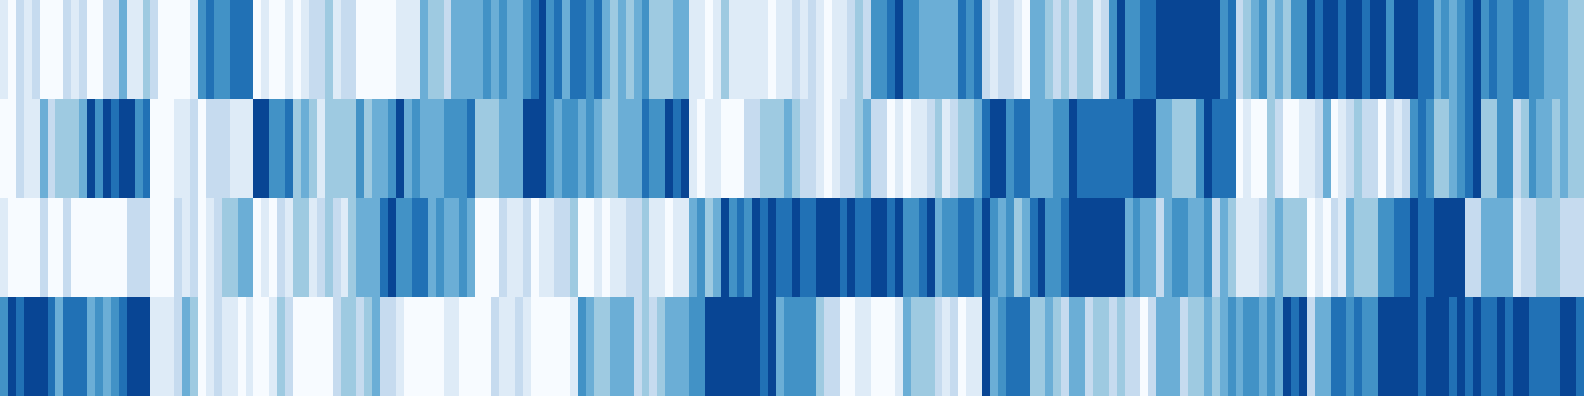

The script that saved this image:
library("RColorBrewer")

#generate random values in a matrix
data <- matrix(runif(800, min = 0, max = 100), nrow = 200, ncol = 4)

#generate a heatmap, get the clustering data from it and sort data
heatorder <- heatmap(data)
heatorder_row <- heatorder$rowInd
heatorder_col <- heatorder$colInd
data <- data[heatorder_row,heatorder_col]

#get heatmap image without axes, ... surrounding the plot
#run this until you're happy with the outcome
png("heatmap.png", width = 1584, height = 396, units = "px", type = "cairo")
par(mar = c(0,0,0,0))
image(data, col = brewer.pal(8, "Blues"))
dev.off()

#add "transparency" gradient to image turning the left side white. Linear gradient
#stupidly slow but you only have to run it once
#around two minutes...
img <- readPNG("heatmap.png")

for(y in 1:y_dim){
  for(x in 1:x_dim){
    hex_col <- rgb(img[y,x,][1],img[y,x,][2],img[y,x,][3])
    colfunc <- colorRampPalette(c(hex_col, "white"))
    percentage <- as.integer(x/x_dim*100)
    if(percentage == 100){
      percentage <- 99
    }
    new_col <- col2rgb(colfunc(100)[100-percentage])/256
    img[y,x,][1] <- new_col[1]
    img[y,x,][2] <- new_col[2]
    img[y,x,][3] <- new_col[3]
  }
}

#save newly generated image with gradient
png("heatmap_gradient.png", width = 1584, height = 396, units = "px", type = "cairo")
par(mar = c(0,0,0,0))
grid::grid.raster(img)
dev.off()

#run header.R after this!

